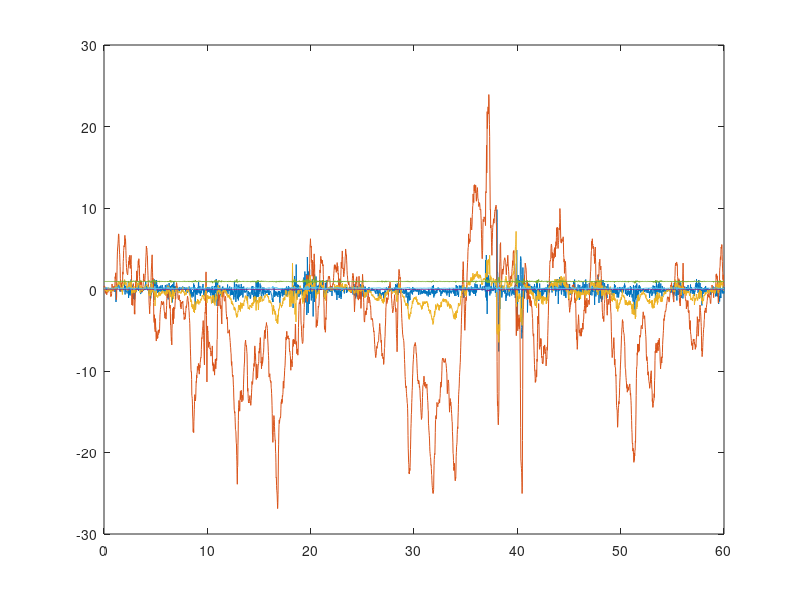
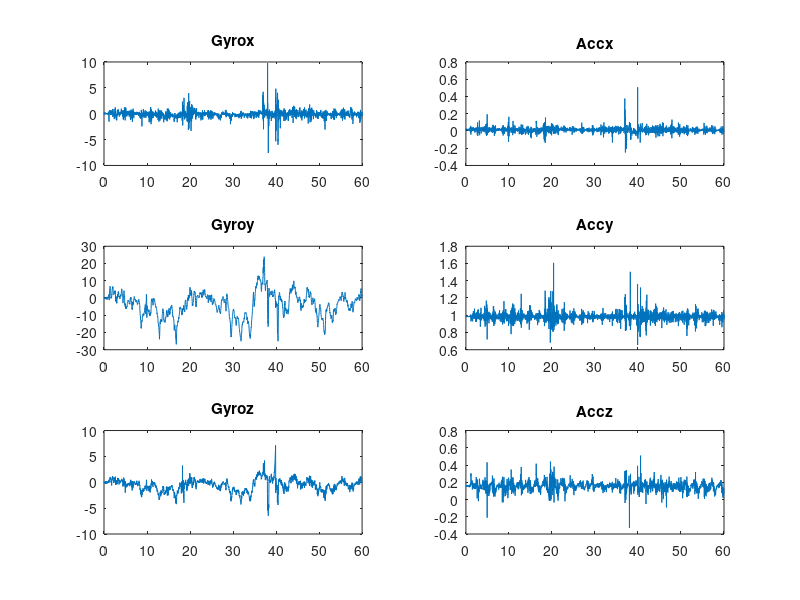
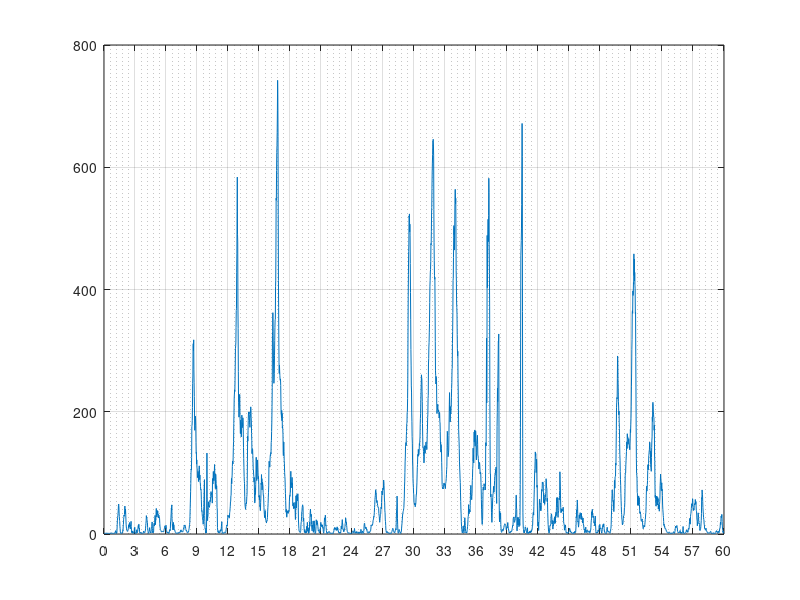
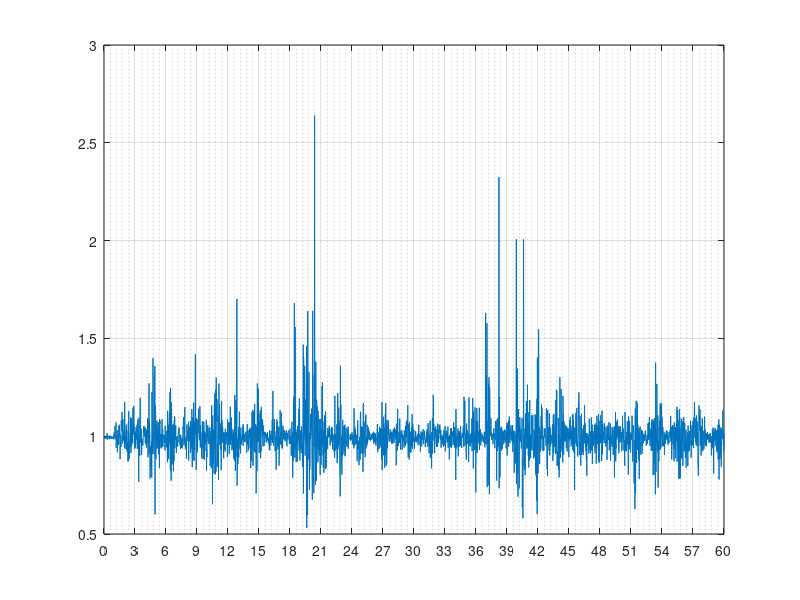

MATLAB code to generate these figures, in order:
clear;clc;close all
% 20 steps per minute
% fall at 20 seconds and 40 seconds
n = 4;
threshold = 0.45;
switch n
    case 1
        M = csvread('sensors20carpet.csv', 1, 0);s = 20;
    case 2
        M = csvread('sensors20wood.csv', 1, 0);s = 20;
    case 3
        M = csvread('sensors30carpet.csv', 1, 0);s = 30;
    case 4
        M = csvread('sensors30wood.csv', 1, 0);s = 30;
end

if s == 20
    window_size = 120;
elseif s == 30
    window_size = 90;
end


time = M(:,1);
gyrox = M(:,2); gyroy = M(:,3); gyroz = M(:,4);
accx = M(:,5); accy = M(:,6); accz = M(:,7);

figure(1)
plot(time, gyrox,time, gyroy,time, gyroz,...
    time, accx,time, accy,time, accz)

figure(2)
subplot(3,2,1)
plot(time, gyrox)
title("Gyrox")
subplot(3,2,3)
plot(time, gyroy)
title("Gyroy")
subplot(3,2,5)
plot(time, gyroz)
title("Gyroz")
subplot(3,2,2)
plot(time, accx)
title("Accx")
subplot(3,2,4)
plot(time, accy)
title("Accy")
subplot(3,2,6)
plot(time, accz)
title("Accz")

X = accx.^2+accy.^2+accz.^2+gyrox.^2+gyroy.^2+gyroz.^2;
figure(3)
plot(time, X)
grid on
set(gca,'XTick',0:3:63);
set(gca, 'XMinorGrid','on');

Y = accx.^2+accy.^2+accz.^2;
figure(4)
plot(time, Y)
grid on
set(gca,'XTick',0:3:63);
set(gca, 'XMinorGrid','on');

start = 61;

i = 1;
peak_i = 1;
[dim,~] = size(Y);

while i+window_size <=dim
    window = Y(i:i+window_size - 1);
    [peaki,samplei] = max(window);
    peak(peak_i) = peaki;
    
    sample(peak_i) = samplei;
    
    i = i+window_size;
%     if peak_i >=2
%         window_size = floor(window_size + sample(peak_i)-sample(peak_i-1));
%     end
    
    peak_i = peak_i + 1;
end   
window = Y(i:end);
[peaki,~] = max(window);
peak(peak_i) = peaki;
figure(5)
plot(peak)
size(peak)
step = 0;
for i = 1: length(peak)-1
    if abs(peak(i+1)-peak(i)) <= threshold
        step = step+1;
    end
end
disp("Step is:")
disp(step)







step_1 = 0;
for i = 1:length(peak)-1
    if peak(i) >= 1.13
        step_1 = step_1+1;
    end
end
disp("Step_1 is:")
disp(step_1)
     